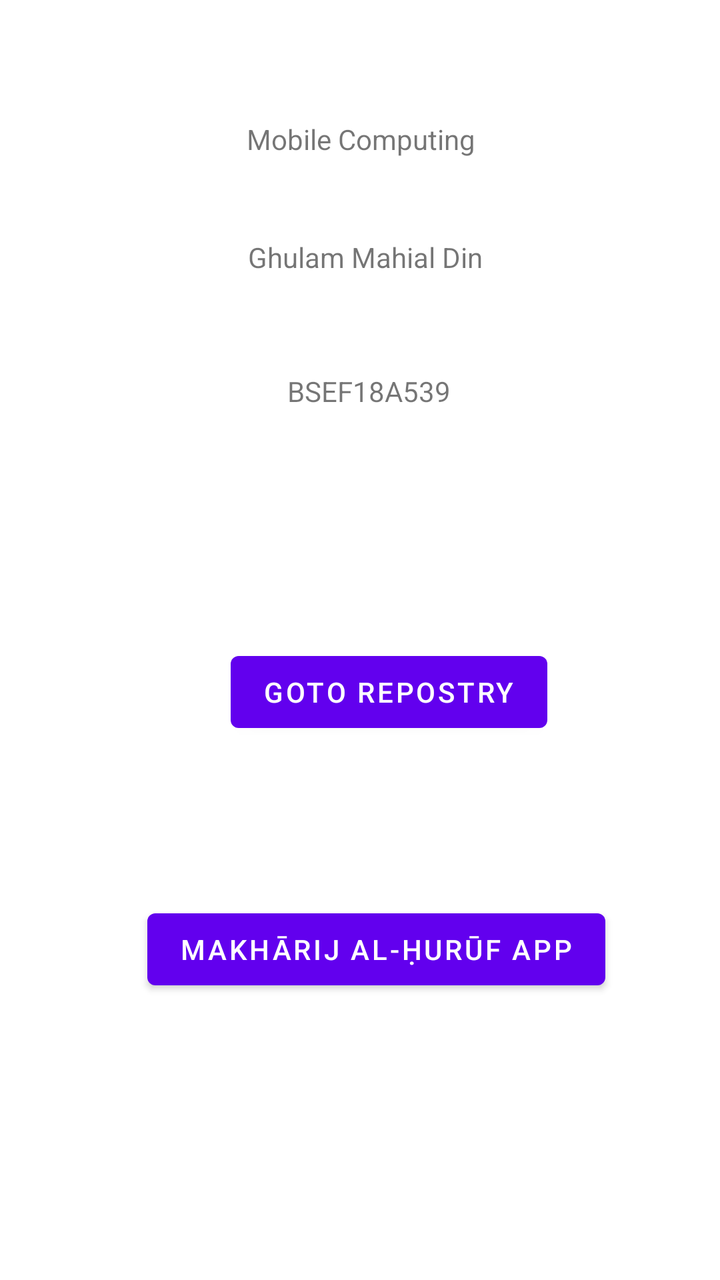
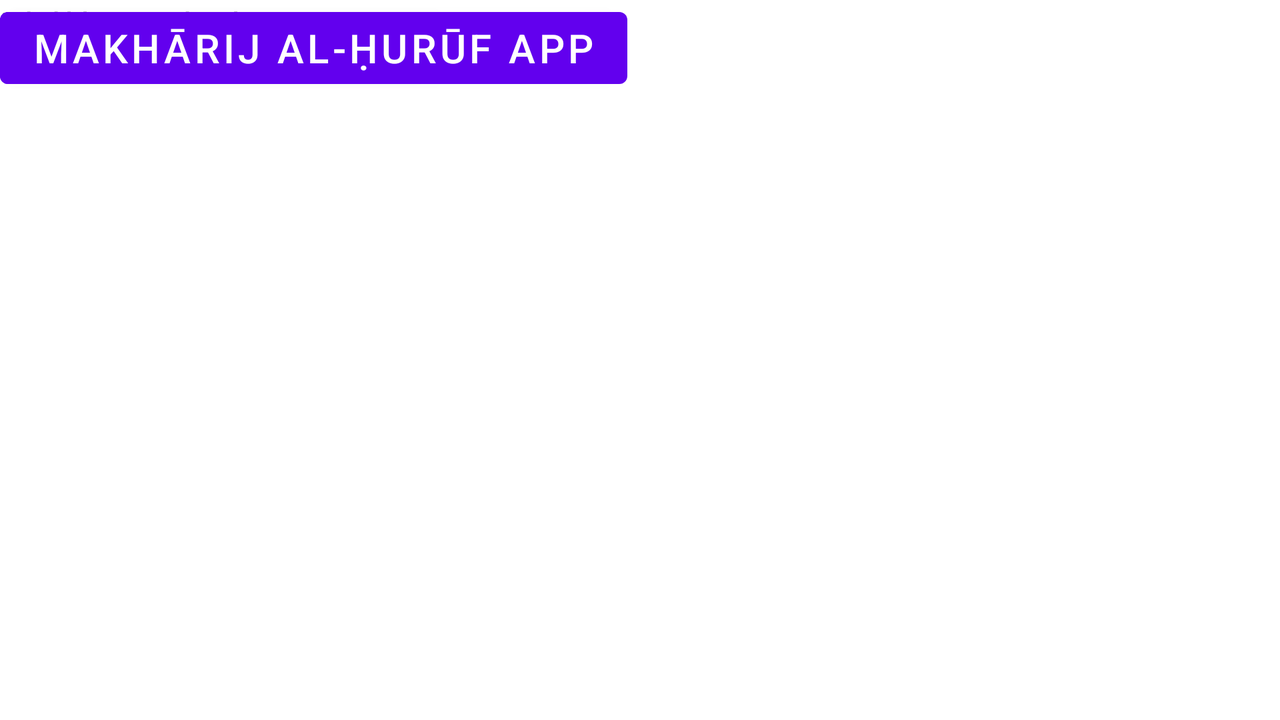

One screen, two layout resources from the same app: the default and the repository's alternative for another configuration. Each is rendered where Android would select it; the XML of both is given below.
<!-- AndroidManifest.xml: application theme Theme.Mc_Assignment3_Bsef18a539 -->
<!-- res/layout/activity_main.xml -->
<?xml version="1.0" encoding="utf-8"?>
<androidx.constraintlayout.widget.ConstraintLayout xmlns:android="http://schemas.android.com/apk/res/android"
    xmlns:app="http://schemas.android.com/apk/res-auto"
    xmlns:tools="http://schemas.android.com/tools"
    android:layout_width="match_parent"
    android:layout_height="match_parent"
    tools:context=".MainActivity">

    <TextView
        android:id="@+id/subject_name"
        android:layout_width="wrap_content"
        android:layout_height="wrap_content"
        android:layout_marginStart="177dp"
        android:layout_marginTop="60dp"
        android:layout_marginEnd="176dp"
        android:text="Mobile Computing"
        app:layout_constraintEnd_toEndOf="parent"
        app:layout_constraintStart_toStartOf="parent"
        app:layout_constraintTop_toTopOf="parent" />

    <TextView
        android:id="@+id/name"
        android:layout_width="wrap_content"
        android:layout_height="wrap_content"
        android:layout_marginStart="179dp"
        android:layout_marginTop="40dp"
        android:layout_marginEnd="174dp"
        android:text="Ghulam Mahial Din"
        app:layout_constraintEnd_toEndOf="parent"
        app:layout_constraintStart_toStartOf="parent"
        app:layout_constraintTop_toBottomOf="@+id/subject_name" />

    <TextView
        android:id="@+id/Roll_id"
        android:layout_width="wrap_content"
        android:layout_height="wrap_content"
        android:layout_marginStart="181dp"
        android:layout_marginTop="48dp"
        android:layout_marginEnd="172dp"
        android:text="BSEF18A539"
        app:layout_constraintEnd_toEndOf="parent"
        app:layout_constraintStart_toStartOf="parent"
        app:layout_constraintTop_toBottomOf="@+id/name" />

    <ImageView
        android:id="@+id/repoImg"
        android:layout_width="wrap_content"
        android:layout_height="wrap_content"
        android:layout_marginStart="154dp"
        android:layout_marginTop="77dp"
        android:layout_marginEnd="129dp"
        app:layout_constraintEnd_toEndOf="parent"
        app:layout_constraintStart_toStartOf="parent"
        app:layout_constraintTop_toBottomOf="@+id/Roll_id"
        tools:srcCompat="@tools:sample/avatars" />

    <Button
        android:id="@+id/btnRepo"
        android:layout_width="wrap_content"
        android:layout_height="wrap_content"
        android:layout_marginStart="173dp"
        android:layout_marginTop="40dp"
        android:layout_marginEnd="144dp"
        android:text="Goto Repostry"
        app:layout_constraintEnd_toEndOf="parent"
        app:layout_constraintStart_toStartOf="parent"
        app:layout_constraintTop_toBottomOf="@+id/repoImg" />

    <Button
        android:id="@+id/btnApp"
        android:layout_width="wrap_content"
        android:layout_height="wrap_content"
        android:layout_marginStart="170dp"
        android:layout_marginTop="40dp"
        android:layout_marginEnd="154dp"
        android:layout_marginBottom="101dp"
        android:text="Makhārij al-ḥurūf App"
        app:layout_constraintBottom_toBottomOf="parent"
        app:layout_constraintEnd_toEndOf="parent"
        app:layout_constraintStart_toStartOf="parent"
        app:layout_constraintTop_toBottomOf="@+id/btnRepo" />

</androidx.constraintlayout.widget.ConstraintLayout>
<!-- resources referenced by this layout -->
<resources>
  <style name="Theme.Mc_Assignment3_Bsef18a539" parent="Theme.MaterialComponents.DayNight.NoActionBar">
          
          <item name="colorPrimary">@color/purple_500</item>
          <item name="colorPrimaryVariant">@color/purple_700</item>
          <item name="colorOnPrimary">@color/white</item>
          
          <item name="colorSecondary">@color/teal_200</item>
          <item name="colorSecondaryVariant">@color/teal_700</item>
          <item name="colorOnSecondary">@color/black</item>
          
          <item name="android:statusBarColor" tools:targetApi="l">?attr/colorPrimaryVariant</item>
          
      </style>
</resources>
<!-- res/layout-land/activity_main.xml (the repository's variant of the layout above) -->
<!-- drawn on the phone turned sideways -->
<?xml version="1.0" encoding="utf-8"?>
<androidx.constraintlayout.widget.ConstraintLayout xmlns:android="http://schemas.android.com/apk/res/android"
    xmlns:app="http://schemas.android.com/apk/res-auto"
    xmlns:tools="http://schemas.android.com/tools"
    android:layout_width="match_parent"
    android:layout_height="match_parent"
    tools:context=".MainActivity">

    <TextView
        android:id="@+id/subject_name"
        android:layout_width="wrap_content"
        android:layout_height="wrap_content"
        android:text="Mobile Computing"
        android:textAlignment="center"
        android:textSize="18sp"
        tools:layout_editor_absoluteX="292dp"
        tools:layout_editor_absoluteY="16dp" />

    <TextView
        android:id="@+id/name"
        android:layout_width="wrap_content"
        android:layout_height="wrap_content"
        android:text="Ghulam Mahial Din"
        android:textAlignment="center"
        android:textSize="18sp"
        tools:layout_editor_absoluteX="288dp"
        tools:layout_editor_absoluteY="54dp" />

    <TextView
        android:id="@+id/Roll_id"
        android:layout_width="wrap_content"
        android:layout_height="wrap_content"
        android:text="BSEF18A539"
        android:textAlignment="center"
        android:textSize="18sp"
        tools:layout_editor_absoluteX="314dp"
        tools:layout_editor_absoluteY="93dp" />

    <ImageView
        android:id="@+id/repoImg"
        android:layout_width="wrap_content"
        android:layout_height="wrap_content"
        android:textAlignment="center"
        tools:layout_editor_absoluteX="301dp"
        tools:layout_editor_absoluteY="127dp"
        tools:srcCompat="@tools:sample/avatars" />

    <Button
        android:id="@+id/btnRepo"
        android:layout_width="wrap_content"
        android:layout_height="wrap_content"
        android:text="Repository Link"
        android:textSize="20sp"
        tools:layout_editor_absoluteX="252dp"
        tools:layout_editor_absoluteY="347dp" />

    <Button
        android:id="@+id/btnApp"
        android:layout_width="wrap_content"
        android:layout_height="wrap_content"
        android:text="Makhārij al-ḥurūf App"
        android:textSize="20sp"
        tools:layout_editor_absoluteX="208dp"
        tools:layout_editor_absoluteY="279dp" />

</androidx.constraintlayout.widget.ConstraintLayout>
